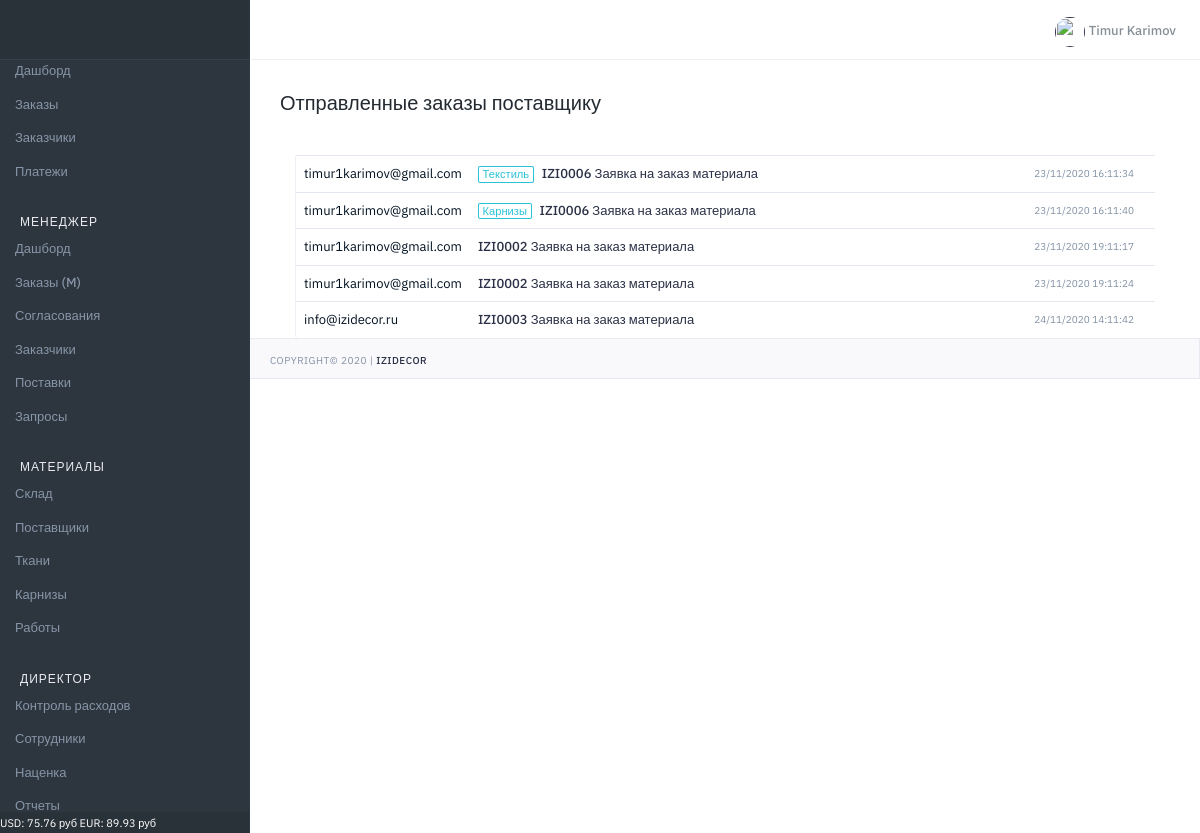
Before: /manager/supplier/mail/list/ (signed in) with the older database file.
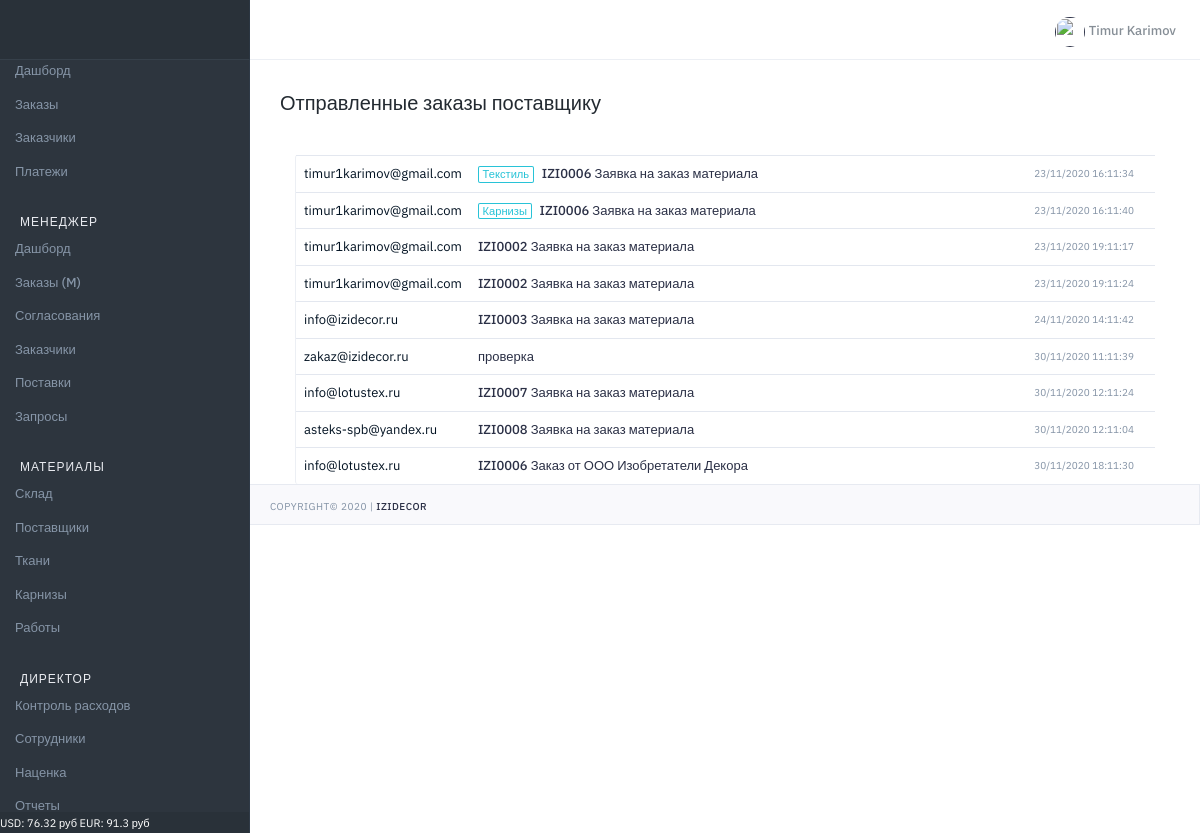
After: the same page with the newer database file.
### markup/models.py (models this page shows, shortened)
class MarkupCurrency(models.Model):
    name = models.CharField(verbose_name='Название', max_length=100)
    value = models.FloatField(verbose_name='Значение', default=0)

### orders/models.py (models this page shows, shortened)
class SupplierMail(models.Model):
    email = models.CharField(verbose_name='email', max_length=100, blank=True)
    subject = models.CharField(verbose_name='Тема письма', max_length=100, blank=True)
    text = models.CharField(verbose_name='Текст письма', max_length=1000, blank=True)
    type_p = models.CharField(verbose_name='Тип', max_length=1000, blank=True)
    date_created = models.DateTimeField(verbose_name='Дата создания', auto_now_add=True, null=True)

### manager/views.py (the view)
# urls.py: path('supplier/mail/list/', SupplierMailList, name="supplier_mail_list"),
@login_required(login_url='login')
def SupplierMailList(request):
    mail = SupplierMail.objects.all()
    return render(request, 'manager/supplier_mail_list.html', context={'mail': mail})

### main/template_tags/custom_tags.py (called while the page is built, shortened)
@register.filter(name='has_group')
def has_group(user, group_name):
    return user.groups.filter(name=group_name).exists()

@register.simple_tag()
def get_new_orders():
    result = Order.objects.filter(status__gte=5, user_view=0).count()
    return result

@register.simple_tag()
def get_discount():
    result = Order.objects.filter(status__lte=3, discount_status=1, discount_view=0).count()
    return result

@register.simple_tag()
def get_currency():
    usd = MarkupCurrency.objects.get(name='USD')
    eur = MarkupCurrency.objects.get(name='EUR')
    f = f'USD: {round(usd.value,2)} руб  EUR: {round(eur.value,2)} руб'
    return f

@register.simple_tag()
def get_finish_orders():
    result = Order.objects.filter(status=9).count()
    all_orders = Order.objects.filter(status=8)
    count_n = 0
    return result+count_n

### manager/templates/manager/supplier_mail_list.html
{% extends "main/base.html" %}
{% block title_h1 %}Отправленные заказы поставщику{% endblock %}
{% block body_content %}
                  <div class="col-lg-12 email-right-sidebar">
                     <div class="card bd-r-0-force bd-t-0-force bd-b-0-force">
                        <div class="card-body pd-0">
                           <div class="table-responsive">
                              <table class="table table-hover mb-0">
                                 <tbody>
                                    {% for m in mail %}
                                       <tr>
                                          <td class="wd-15p">{{m.email}}</td>
                                          <td><a href="{% url 'manager:supplier_mail_view' id=m.id%}"><span class="badge badge-outline-info mr-2">{{m.type_p}}</span>{{m.subject}}</a></td>
                                          <td class="wd-15p">
                                             <p class="mb-0 tx-10 tx-gray-500">{{m.date_created|date:'d/m/Y H:m:s'}}</p>
                                          </td>
                                       </tr>
                                    {% endfor %}
                                 </tbody>
                              </table>
                           </div>
                        </div>
                     </div>
                  </div>
{% endblock %}

### main/templates/main/main_elements/footer.html
<div class="sidebar-footer">
   <span class="tx tx-11 tx-white">{% get_currency %}</span>
</div>

Changed rows visible on the page:
changed MarkupCurrency: value.value "USD: 75.76 руб EUR: 89.93 руб" → "USD: 76.32 руб EUR: 91.3 руб"
added SupplierMail: email "zakaz@izidecor.ru", subject "проверка", date_created "30/11/2020 11:11:39"
added SupplierMail: email "info@lotustex.ru", subject "IZI0007 Заявка на заказ материала", date_created "30/11/2020 12:11:24"
added SupplierMail: email "asteks-spb@yandex.ru", subject "IZI0008 Заявка на заказ материала", date_created "30/11/2020 12:11:04"
added SupplierMail: email "info@lotustex.ru", subject "IZI0006 Заказ от ООО Изобретатели Декора", date_created "30/11/2020 18:11:30"
